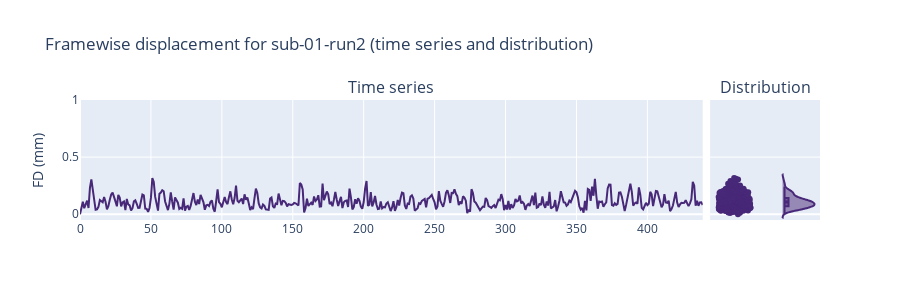

Notebook code cell kept with this figure:
### Code cell
from plotly.subplots import make_subplots

run_nr = 2
run = f"run-{run_nr}"
marker = sub + '_' + run

fig3 = make_subplots(rows=1, cols=2, column_widths=[0.85, 0.15],shared_yaxes=True, subplot_titles=("Time series", "Distribution"), horizontal_spacing=0.01)
fig3.add_trace(go.Scatter(y=df_subsruns[marker].dropna().to_numpy(), mode='lines', line = dict(color=sequential.Viridis[run_nr-1], width=2), name='Time series', showlegend=False),
              row=1, col=1)
fig3.add_trace(go.Violin(y=df_subsruns[marker].dropna().to_numpy(), line_color=sequential.Viridis[run_nr-1], name='Distribution', orientation='v', side='positive', width=1.5, points='all', jitter=0.5, box_visible=True, meanline_visible=True, showlegend=False),
              row=1, col=2)
fig3.update_layout(
    height=300,
    yaxis = dict(title='FD (mm)',range=[-0.05, 1]),
    title = 'Framewise displacement for sub-01-run2 (time series and distribution)'
)
fig3.update_xaxes(showticklabels=False)
fig3.update_xaxes(showticklabels=True, row=1, col=1)
fig3

### Figure 1 — Plotly figure (JSON) as saved in the notebook; plotly's stock layout.template omitted (floating-point values rounded to 4 significant figures; data arrays with more than 128 entries replaced by an {"elided": "..."} marker saying what was removed)
{"data": [{"line": {"color": "#482878", "width": 2}, "mode": "lines", "name": "Time series", "showlegend": false, "type": "scatter", "xaxis": "x", "y": {"elided": "440 float values"}, "yaxis": "y"}, {"box": {"visible": true}, "jitter": 0.5, "line": {"color": "#482878"}, "meanline": {"visible": true}, "name": "Distribution", "orientation": "v", "points": "all", "showlegend": false, "side": "positive", "type": "violin", "width": 1.5, "xaxis": "x2", "y": {"elided": "440 float values"}, "yaxis": "y2"}], "layout": {"annotations": [{"font": {"size": 16}, "showarrow": false, "text": "Time series", "x": 0.4208, "xanchor": "center", "xref": "paper", "y": 1, "yanchor": "bottom", "yref": "paper"}, {"font": {"size": 16}, "showarrow": false, "text": "Distribution", "x": 0.9258, "xanchor": "center", "xref": "paper", "y": 1, "yanchor": "bottom", "yref": "paper"}], "height": 300, "title": {"text": "Framewise displacement for sub-01-run2 (time series and distribution)"}, "xaxis": {"anchor": "y", "domain": [0, 0.8415], "showticklabels": true}, "xaxis2": {"anchor": "y2", "domain": [0.8515, 1], "showticklabels": false}, "yaxis": {"anchor": "x", "domain": [0, 1], "range": [-0.05, 1], "title": {"text": "FD (mm)"}}, "yaxis2": {"anchor": "x2", "domain": [0, 1], "matches": "y", "showticklabels": false}}}
